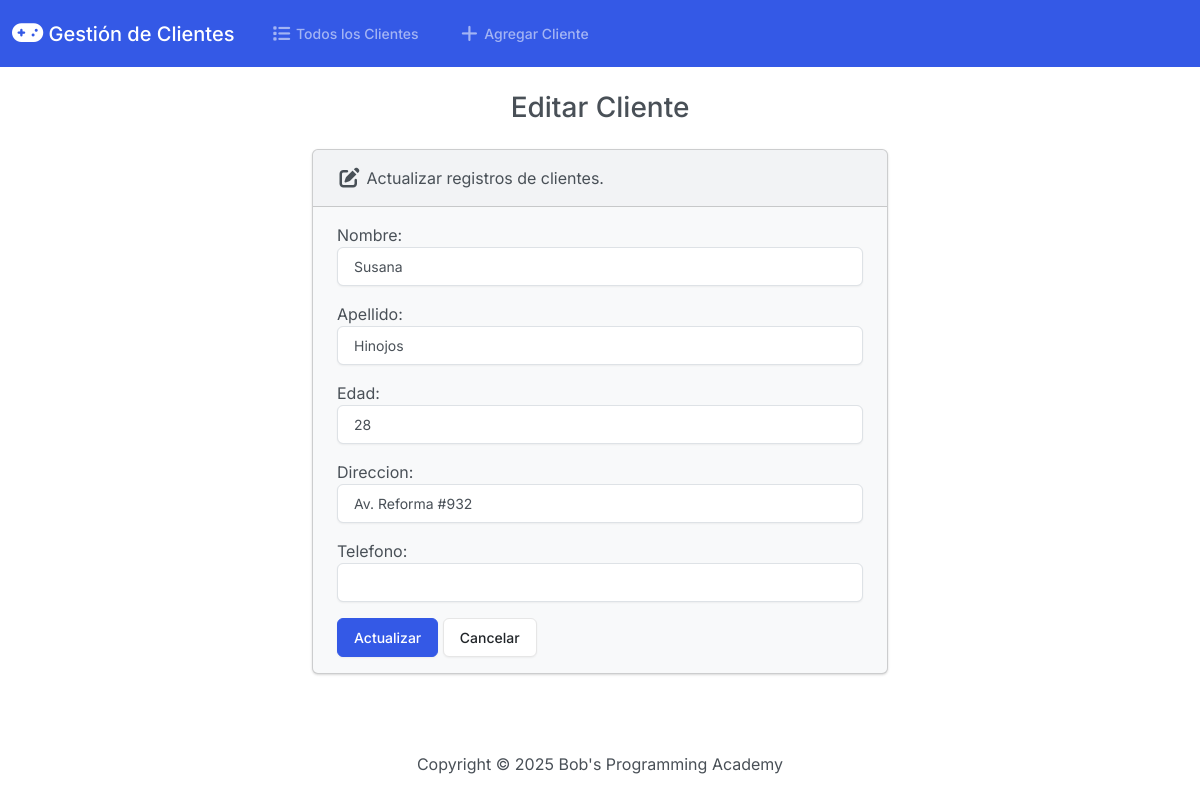
Page /edit/2/ on the committed database.
### app_clientes/models.py (models this page shows, shortened)
class Cliente(models.Model):
    nombre = models.CharField(max_length=50)
    apellido = models.CharField(max_length=50)
    edad = models.IntegerField()
    direccion = models.CharField(max_length=100)
    telefono = models.CharField(max_length=15)

### app_clientes/views.py (the view)
# urls.py: path('edit/<int:id>/', views.edit, name='edit'),
def edit(request, id):
    cliente = Cliente.objects.get(pk=id)
    if request.method == 'POST':
        form = ClienteForm(request.POST, instance=cliente)
        if form.is_valid():
            form.save()
            form = ClienteForm(instance=cliente)
            success = True
        else:
            success = False
    else:
        form = ClienteForm(instance=cliente)
        success = False
    return render(request, 'app_clientes/edit.html', {
        'form': form,
        'success': success
    })

### app_clientes/forms.py
class ClienteForm(forms.ModelForm):
    class Meta:
        model = Cliente
        fields = ['nombre', 'apellido', 'edad', 'direccion', 'telefono']
        labels = {
            'nombre': 'Nombre',
            'apellido': 'Apellido',
            'edad': 'Edad',
            'direccion': 'Direccion',
            'telefono': 'Telefono'
        }
        widgets = {
            'nombre': forms.TextInput(attrs={'class': 'form-control'}),
            'apellido': forms.TextInput(attrs={'class': 'form-control'}),
            'edad': forms.NumberInput(attrs={'class': 'form-control'}),
            'direccion': forms.TextInput(attrs={'class': 'form-control'}),
            'telefono': forms.NumberInput(attrs={'class': 'form-control'}),
        }

### app_clientes/templates/app_clientes/edit.html (shortened to what this page needs)
{% extends "app_clientes/base.html" %}
{% block body %}
    <h3 class="text-center m-4">Editar Cliente</h3>
    {% if success %}
        <div class="alert alert-success" role="alert">
            Cliente editado exitosamente.
            <a href="{% url 'index' %}" class="alert-link">Ir a la página de inicio</a>
        </div>
    {% else %}
        <div class="row justify-content-center">
            <div class="col-6">
                <div class="card bg-light mb-3">
                    <div class="card-header">
                        <i class="fa-solid fa-pen-to-square fa-lg"></i> Actualizar registros de clientes.
                    </div>
                    <div class="card-body">
                        <form action="" method="POST">
                            {{ form.as_p }}
                            <button type="submit" class="btn btn-primary">Actualizar</button>
                            <a href="{% url 'index' %}" class="btn btn-secondary">Cancelar</a>
                        </form>
                    </div>
                </div>
            </div>
        </div>
    {% endif %}
{% endblock %}

### rows in the picture
Cliente: nombre "Susana", apellido "Hinojos", edad "28", direccion "Av. Reforma #932"
